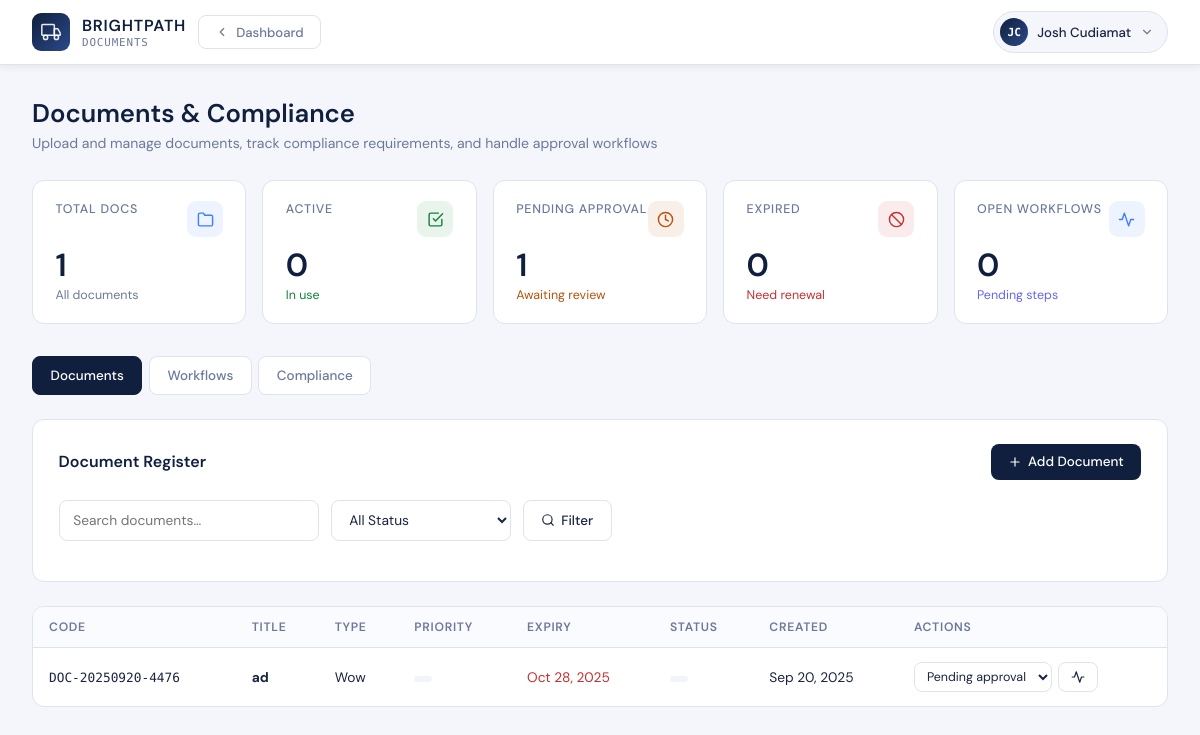
/staff/documents.php (signed in), run on the app's committed database.
### tables this page shows
CREATE TABLE `documents` (
  `id` int(11) NOT NULL,
  `document_code` varchar(100) NOT NULL,
  `document_type_id` int(11) NOT NULL,
  `title` varchar(500) NOT NULL,
  `description` text DEFAULT NULL,
  `file_path` varchar(500) DEFAULT NULL,
  `file_name` varchar(255) DEFAULT NULL,
  `file_size` bigint(20) DEFAULT NULL,
  `file_type` varchar(50) DEFAULT NULL,
  `version` decimal(3,2) DEFAULT 1.00,
  `status` enum('draft','active','archived','expired','pending_approval') DEFAULT 'draft',
  `priority` enum('low','medium','high','critical') DEFAULT 'medium',
  `tags` text DEFAULT NULL,
  `created_by` varchar(255) NOT NULL,
  `approved_by` varchar(255) DEFAULT NULL,
  `approved_at` timestamp NULL DEFAULT NULL,
  `expiry_date` date DEFAULT NULL,
  `related_project_id` int(11) DEFAULT NULL,
  `related_po_id` int(11) DEFAULT NULL,
  `related_supplier_id` int(11) DEFAULT NULL,
  `metadata` longtext DEFAULT NULL CHECK (json_valid(`metadata`)),
  `created_at` timestamp NOT NULL DEFAULT current_timestamp(),
  `updated_at` timestamp NOT NULL DEFAULT current_timestamp() ON UPDATE current_timestamp()
);

CREATE TABLE `document_types` (
  `id` int(11) NOT NULL,
  `type_name` varchar(255) NOT NULL,
  `description` text DEFAULT NULL,
  `required_fields` longtext DEFAULT NULL CHECK (json_valid(`required_fields`)),
  `retention_period_days` int(11) DEFAULT 365,
  `is_active` tinyint(1) DEFAULT 1,
  `created_at` timestamp NOT NULL DEFAULT current_timestamp()
);

### includes/db.php (called while the page is built, shortened)
<?php
function db(): PDO {
    static $pdo = null;
    if ($pdo !== null) return $pdo;
    try {
        $dsn = sprintf(
            'mysql:host=%s;port=%s;dbname=%s;charset=utf8mb4',
            DB_HOST, DB_PORT, DB_NAME
        );
        $pdo = new PDO($dsn, DB_USER, DB_PASS, [
            PDO::ATTR_ERRMODE            => PDO::ERRMODE_EXCEPTION,
            PDO::ATTR_DEFAULT_FETCH_MODE => PDO::FETCH_ASSOC,
            PDO::ATTR_EMULATE_PREPARES   => false,
        ]);
    } catch (PDOException $e) {
        error_log('DB connection failed: ' . $e->getMessage());
        if ((APP_ENV ?? 'production') === 'development') {
            die('Database connection failed: ' . htmlspecialchars($e->getMessage()));
        }
        http_response_code(503);
        die('Service temporarily unavailable.');
    }
    return $pdo;
}
function db_scalar(string $sql, array $params = []): mixed {
    $stmt = db()->prepare($sql);
    $stmt->execute($params);
    return $stmt->fetchColumn();
}
function db_all(string $sql, array $params = []): array {
    $stmt = db()->prepare($sql);
    $stmt->execute($params);
    return $stmt->fetchAll();
}

### staff/documents.php (the view, shortened to what this page needs)
<?php
require_once '../includes/db.php';
require_once '../includes/helpers.php';
$tab    = $_GET['tab']    ?? 'documents';
$search = trim($_GET['search'] ?? '');
$stats = [
    'total'          => db_scalar("SELECT COUNT(*) FROM documents"),
    'active'         => db_scalar("SELECT COUNT(*) FROM documents WHERE status='active'"),
    'pending'        => db_scalar("SELECT COUNT(*) FROM documents WHERE status='pending_approval'"),
    'expired'        => db_scalar("SELECT COUNT(*) FROM documents WHERE status='expired'"),
    'expiring_soon'  => db_scalar("SELECT COUNT(*) FROM documents WHERE expiry_date BETWEEN CURDATE() AND DATE_ADD(CURDATE(),INTERVAL 30 DAY) AND status!='expired'"),
    'open_workflows' => db_scalar("SELECT COUNT(*) FROM document_workflows WHERE status='pending'"),
];
$where = ['1=1']; $params = [];
$documents = db_all("SELECT d.*,dt.type_name
    FROM documents d
    LEFT JOIN document_types dt ON d.document_type_id=dt.id
    WHERE " . implode(' AND ', $where) . "
    ORDER BY d.created_at DESC LIMIT 30", $params);
require_once '../includes/staff/header.php';
?>
<main class="main">
<div class="page-title"><h1>Documents &amp; Compliance</h1><p>Upload and manage documents, track compliance requirements, and handle approval workflows</p></div>
<div class="stats-grid">
    <div class="stat-card"><div class="stat-top"><span class="stat-label">Total Docs</span><div class="stat-badge"><svg viewBox="0 0 24 24"><path d="M22 19a2 2 0 01-2 2H4a2 2 0 01-2-2V5a2 2 0 012-2h5l2 3h9a2 2 0 012 2z"/></svg></div></div><div class="stat-value"><?php echo (int)$stats['total']; ?></div><div class="stat-sub">All documents</div></div>
    <div class="stat-card"><div class="stat-top"><span class="stat-label">Active</span><div class="stat-badge success-badge"><svg viewBox="0 0 24 24"><polyline points="9 11 12 14 22 4"/><path d="M21 12v7a2 2 0 01-2 2H5a2 2 0 01-2-2V5a2 2 0 012-2h11"/></svg></div></div><div class="stat-value"><?php echo (int)$stats['active']; ?></div><div class="stat-sub good">In use</div></div>
    <div class="stat-card"><div class="stat-top"><span class="stat-label">Pending Approval</span><div class="stat-badge warn-badge"><svg viewBox="0 0 24 24"><circle cx="12" cy="12" r="10"/><polyline points="12 6 12 12 16 14"/></svg></div></div><div class="stat-value"><?php echo (int)$stats['pending']; ?></div><div class="stat-sub warn">Awaiting review</div></div>
    <div class="stat-card"><div class="stat-top"><span class="stat-label">Expired</span><div class="stat-badge error-badge"><svg viewBox="0 0 24 24"><circle cx="12" cy="12" r="10"/><line x1="4.93" y1="4.93" x2="19.07" y2="19.07"/></svg></div></div><div class="stat-value"><?php echo (int)$stats['expired']; ?></div><div class="stat-sub error">Need renewal</div></div>
    <div class="stat-card"><div class="stat-top"><span class="stat-label">Open Workflows</span><div class="stat-badge"><svg viewBox="0 0 24 24"><polyline points="22 12 18 12 15 21 9 3 6 12 2 12"/></svg></div></div><div class="stat-value"><?php echo (int)$stats['open_workflows']; ?></div><div class="stat-sub pend">Pending steps</div></div>
</div>
<div style="display:flex;gap:.4rem;flex-wrap:wrap;margin-bottom:1.5rem">
    <?php foreach (['documents'=>'Documents','workflows'=>'Workflows','compliance'=>'Compliance'] as $t=>$label): ?>
    <a href="?tab=<?php echo $t; ?>" style="display:flex;align-items:center;gap:7px;padding:.6rem 1.1rem;border:1.5px solid <?php echo $tab===$t?'var(--navy)':'var(--border)'; ?>;border-radius:8px;background:<?php echo $tab===$t?'var(--navy)':'var(--white)'; ?>;font-size:.84rem;font-weight:500;color:<?php echo $tab===$t?'#fff':'var(--muted)'; ?>;text-decoration:none"><?php echo $label; ?></a>
    <?php endforeach; ?>
</div>
<?php if ($tab === 'documents'): ?>
<div class="panel">
    <div class="controls-bar"><h2>Document Register</h2>
        <button onclick="openModal('addDocModal')" class="btn btn-primary">
            <svg viewBox="0 0 24 24"><line x1="12" y1="5" x2="12" y2="19"/><line x1="5" y1="12" x2="19" y2="12"/></svg>Add Document</button>
    </div>
    <form method="GET" style="display:flex;gap:.75rem;flex-wrap:wrap;margin-bottom:1rem">
        <input type="text" name="search" class="form-control" placeholder="Search documents…" value="<?php echo h($search); ?>" style="max-width:260px">
        <select name="status" class="form-control" style="max-width:180px">
            <option value="">All Status</option>
        </select>
        <button type="submit" class="btn btn-outline"><svg viewBox="0 0 24 24"><circle cx="11" cy="11" r="8"/><line x1="21" y1="21" x2="16.65" y2="16.65"/></svg>Filter</button>
    </form>
</div>
<div class="panel" style="padding:0;overflow:hidden">
  <table class="data-table">
    <thead><tr><th>Code</th><th>Title</th><th>Type</th><th>Priority</th><th>Expiry</th><th>Status</th><th>Created</th><th>Actions</th></tr></thead>
    <tbody>
    <?php if (empty($documents)): ?>
    <tr><td colspan="8"><div class="empty-state"><svg viewBox="0 0 24 24"><path d="M22 19a2 2 0 01-2 2H4a2 2 0 01-2-2V5a2 2 0 012-2h5l2 3h9a2 2 0 012 2z"/></svg><h3>No documents found</h3></div></td></tr>
    <?php else: ?>
    <?php foreach ($documents as $doc): ?>
    <tr>
        <td><span style="font-family:'DM Mono',monospace;font-size:.8rem"><?php echo h($doc['document_code']); ?></span></td>
        <td><strong><?php echo h($doc['title']); ?></strong></td>
        <td><?php echo h($doc['type_name'] ?? '—'); ?></td>
        <td><?php echo render_badge($doc['priority'] ?? 'medium'); ?></td>
        <td>
            <?php if ($doc['expiry_date']): ?>
            <?php $exp = strtotime($doc['expiry_date']); $soon = $exp < strtotime('+30 days'); ?>
            <span style="color:<?php echo $exp<time()?'var(--error)':($soon?'var(--warn)':'var(--text)'); ?>"><?php echo fmt_date($doc['expiry_date']); ?></span>
            <?php else: echo '—'; endif; ?>
        </td>
        <td><?php echo render_badge($doc['status']); ?></td>
        <td><?php echo fmt_date($doc['created_at']); ?></td>
        <td>
            <div style="display:flex;gap:.4rem">
            <form method="POST" style="display:inline-flex;gap:.4rem">
                <select name="status" onchange="this.form.submit()" class="form-control" style="width:auto;padding:.3rem .5rem;font-size:.78rem">
                    <?php foreach (['active','pending_approval','draft','archived','expired'] as $ds): ?><option value="<?php echo $ds; ?>"<?php echo $doc['status']===$ds?' selected':''; ?>><?php echo ucfirst(str_replace('_',' ',$ds)); ?></option><?php endforeach; ?>
                </select>
            </form>
            <button onclick="addWorkflowFor(<?php echo (int)$doc['id']; ?>, '<?php echo h($doc['title']); ?>')" class="btn btn-outline btn-sm" title="Add workflow step">
                <svg viewBox="0 0 24 24"><polyline points="22 12 18 12 15 21 9 3 6 12 2 12"/></svg></button>
            </div>
        </td>
    </tr>
    <?php endforeach; ?>
    <?php endif; ?>
    </tbody>
  </table>
</div>
<?php endif; ?>
</main>
<?php require_once '../includes/staff/footer.php'; ?>

### includes/helpers.php (shortened to what this page needs)
<?php
function h(mixed $v): string {
    return htmlspecialchars((string)$v, ENT_QUOTES | ENT_SUBSTITUTE, 'UTF-8');
}
function fmt_date(string|null $date, string $format = 'M j, Y'): string {
    return date($format, strtotime($date));
}
function status_badge(string $status): array {
    $map = [
        'active'           => ['good',  'Active'],
        'inactive'         => ['muted', 'Inactive'],
        'pending'          => ['pend',  'Pending'],
        'pending_approval' => ['pend',  'Pending Approval'],
        'approved'         => ['good',  'Approved'],
        'rejected'         => ['error', 'Rejected'],
        'completed'        => ['good',  'Completed'],
        'in_progress'      => ['blue',  'In Progress'],
        'on_hold'          => ['warn',  'On Hold'],
        'cancelled'        => ['error', 'Cancelled'],
        'draft'            => ['muted', 'Draft'],
        'sent'             => ['blue',  'Sent'],
        'confirmed'        => ['good',  'Confirmed'],
        'expired'          => ['error', 'Expired'],
        'maintenance'      => ['warn',  'Maintenance'],
        'disposed'         => ['muted', 'Disposed'],
        'overdue'          => ['error', 'Overdue'],
        'scheduled'        => ['pend',  'Scheduled'],
        'low'              => ['good',  'Low'],
        'medium'           => ['warn',  'Medium'],
        'high'             => ['error', 'High'],
        'critical'         => ['error', 'Critical'],
    ];
    $status_lower = strtolower($status);
    return $map[$status_lower] ?? ['muted', ucfirst($status)];
}
function render_badge(string $status): string {
    $b = status_badge($status);
    $colour_map = [
        'good'  => ['background:#dcfce7;color:#15803d',  'Active'],
        'muted' => ['background:#f1f5f9;color:#6b7a99',  ''],
        'pend'  => ['background:#ede9fe;color:#6366f1',  ''],
        'error' => ['background:#fee2e2;color:#c53030',  ''],
        'warn'  => ['background:#fef3c7;color:#b45309',  ''],
        'blue'  => ['background:#dbeafe;color:#2563eb',  ''],
    ];
    [$style] = $colour_map[$b['class']] ?? ['background:#f1f5f9;color:#6b7a99'];
    $label   = h($b['label']);
    return "<span style=\"display:inline-block;padding:.18rem .55rem;border-radius:99px;font-size:.72rem;font-weight:600;letter-spacing:.04em;$style\">$label</span>";
}

### data on the page
documents: document_code "DOC-20250920-4476", title "ad", document_type.type_name "Wow", expiry_date "Oct 28, 2025", created_at "Sep 20, 2025", status "Pending approval"

### other printed values
$page_sub "DOCUMENTS"
current_user_initials() "JC"
current_user_name() "Josh Cudiamat"
$stats['total'] "1"
$stats['active'] "0"
$stats['pending'] "1"
$stats['expired'] "0"
$stats['open_workflows'] "0"
$label "Documents"
$label "Workflows"
$label "Compliance"
